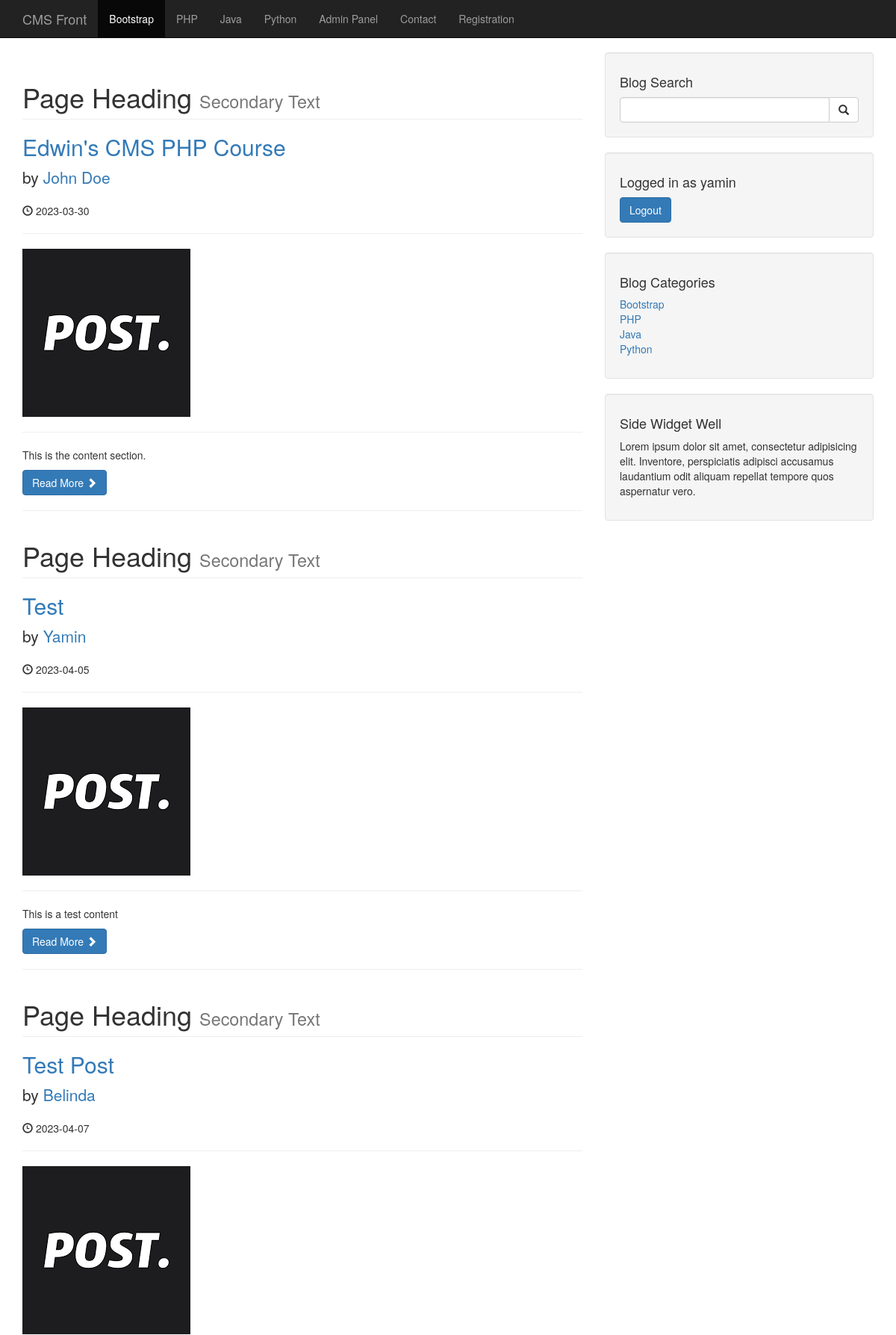
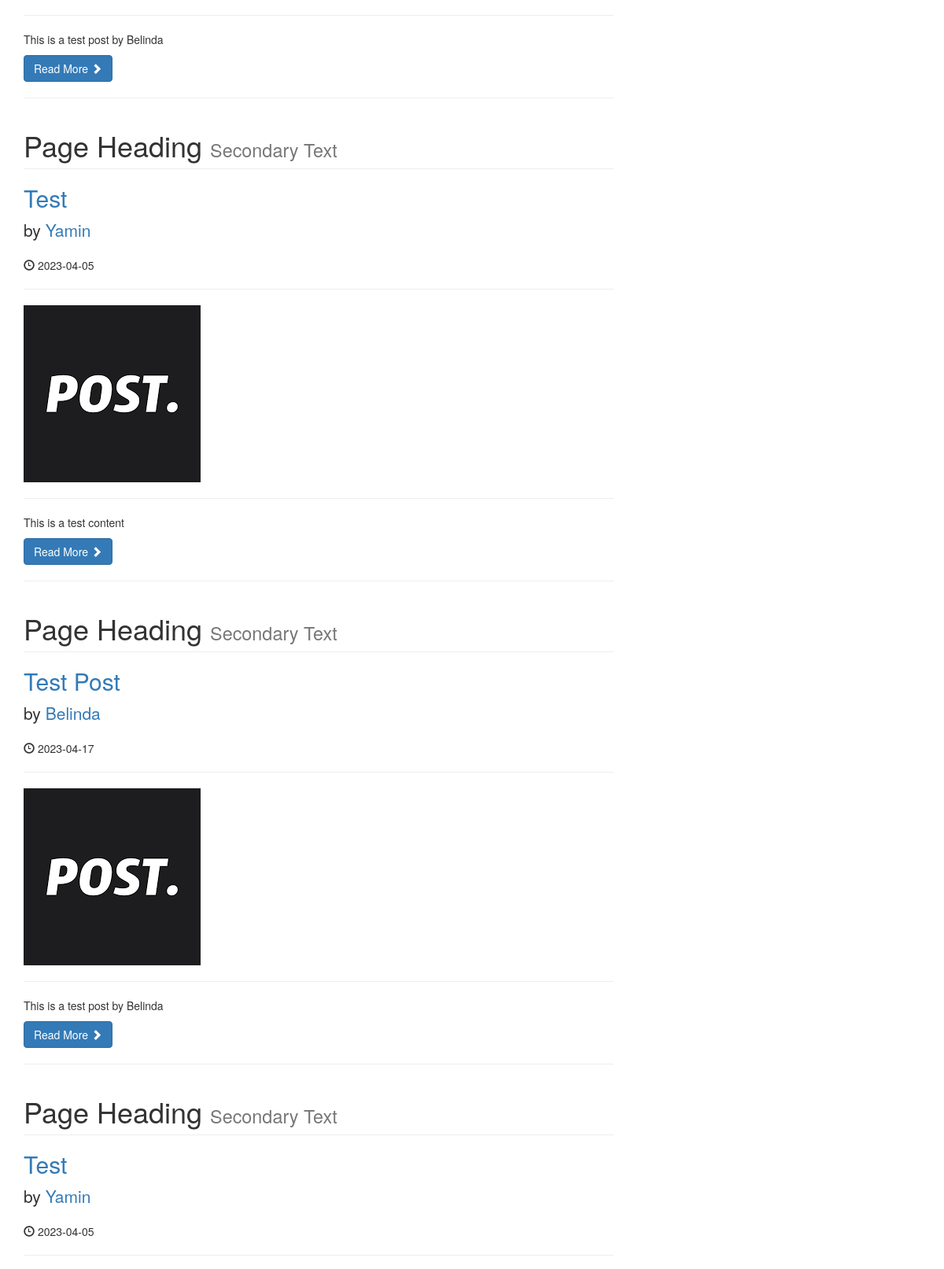
The page /cms/category.php?category=1 (signed in, upper part) on the database its author committed (2 pictures, top to bottom).
### tables this page shows
CREATE TABLE `category` (
  `cat_id` int(3) NOT NULL,
  `cat_title` varchar(32) NOT NULL
);

CREATE TABLE `posts` (
  `id` int(3) NOT NULL,
  `category_id` int(3) NOT NULL,
  `post_title` varchar(255) NOT NULL,
  `post_author` varchar(255) NOT NULL,
  `post_user` varchar(255) NOT NULL,
  `post_date` date NOT NULL,
  `post_image` text NOT NULL,
  `post_content` text NOT NULL,
  `post_tags` varchar(255) NOT NULL,
  `post_comment_count` int(11) NOT NULL,
  `post_status` varchar(255) NOT NULL DEFAULT 'draft',
  `post_views_count` int(100) NOT NULL
);

### cms/category.php (the view, shortened to what this page needs)
<?php
    include "includes/header.php";
?>
    <?php
        include "includes/navigation.php";
    ?>
    <div class="container">
        <div class="row">
            <div class="col-md-8">
                <?php
                    if(isset($_GET["category"])){
                        $category_id=$_GET["category"];
                    }
                    if(isset($_SESSION["user_role"]) && $_SESSION["user_role"]=="admin"){
                        $query = "SELECT * FROM posts WHERE category_id=$category_id";
                    }else{
                        $query = "SELECT * FROM posts WHERE category_id=$category_id AND post_status='Published'";
                    }
                    $result = mysqli_query($connection, $query);
                    while($row = mysqli_fetch_assoc($result)){
                        $post_id=$row["id"];
                        $post_title = $row["post_title"];
                        $post_author = $row["post_author"];
                        $post_date = $row["post_date"];
                        $post_image = $row["post_image"];
                        $post_content = substr($row["post_content"],0,100);
                        ?>
                        <h1 class="page-header">
                            Page Heading
                            <small>Secondary Text</small>
                        </h1>
                        <h2>
                            <a href="post.php?p_id=<?php echo $post_id ?>"><?php echo $post_title ?></a>
                        </h2>
                        <p class="lead">
                            by <a href="index.php"><?php echo $post_author ?></a>
                        </p>
                        <p><span class="glyphicon glyphicon-time"></span> <?php echo $post_date ?> </p>
                        <hr>
                        <img class="img-responsive" src="images/<?php echo $post_image ?>" alt="">
                        <hr>
                        <p><?php echo $post_content ?></p>
                        <a class="btn btn-primary" href="#">Read More <span class="glyphicon glyphicon-chevron-right"></span></a>
                        <hr>
                    <?php
                    }
                    ?>
            </div>
            <?php
                include "includes/sidebar.php";
            ?>
        </div>
<?php
    include "includes/footer.php";
?>

### cms/includes/navigation.php (shortened to what this page needs)
<?php
    include "db.php";
?>
<nav class="navbar navbar-inverse navbar-fixed-top" role="navigation">
        <div class="container">
            <div class="navbar-header">
                <a class="navbar-brand" href="./index.php">CMS Front</a>
            </div>
            <div class="collapse navbar-collapse" id="bs-example-navbar-collapse-1">
                <ul class="nav navbar-nav">
                    <?php
                        $query = "SELECT * FROM category";
                        $result = mysqli_query($connection, $query);
                        while($row = mysqli_fetch_assoc($result)){
                            $category_class = "";
                            $registration_class = "";
                            $PageName = basename($_SERVER["PHP_SELF"]);
                            $registration_page = "registration.php";
                            $cat_id = $row["cat_id"];
                            $category_title = $row["cat_title"];
                            if(isset($_GET["category"]) && $_GET["category"]=="$cat_id"){
                                $category_class="active";
                            }else if($PageName == $registration_page){
                                $registration_class = "active";
                            }
                            echo "<li class='$category_class'> <a href='category.php?category=$cat_id'> {$category_title} </a> </li>";
                        }
                    ?>
                    <li>
                        <a href="admin/">Admin Panel</a>
                    </li>
                    <li>
                        <a href="contact.php">Contact</a>
                    </li>
                    <li class='<?php echo $registration_class; ?>'>
                        <a href="registration.php">Registration</a>
                    </li>
                </ul>
            </div>
        </div>
    </nav>

### cms/includes/sidebar.php (shortened to what this page needs)
<?php
    include "db.php";
?>
<div class="col-md-4">
                <div class="well">
                    <h4>Blog Search</h4>
                    <form action="search.php" method="post">
                        <div class="input-group">
                            <input type="text" name="search" class="form-control">
                            <span class="input-group-btn">
                                <button name="submit" class="btn btn-default" type="submit">
                                    <span class="glyphicon glyphicon-search"></span>
                            </button>
                            </span>
                        </div>
                    </form>
                </div>
                <div class="well">
                    <?php
                        if(isset($_SESSION["user_role"])){
                            $username = $_SESSION['username'];
                            echo "<h4>Logged in as $username</h4>";
                            echo "<a href='includes/logout.php' class='btn btn-primary'>Logout</a>";
                        }
                    ?>
                </div>
                <?php
                        $query = "SELECT * FROM category";
                        $result_category = mysqli_query($connection, $query);
                    ?>
                <div class="well">
                    <h4>Blog Categories</h4>
                    <div class="row">
                        <div class="col-lg-12">
                            <ul class="list-unstyled">
                                <?php
                                    while($row = mysqli_fetch_assoc($result_category)){
                                        $category_title = $row["cat_title"];
                                        $category_id = $row["cat_id"];
                                        echo "<li> <a href='category.php?category=$category_id'> {$category_title} </a> </li>";
                                    }
                                ?>
                            </ul>
                        </div>
                    </div>
                </div>
                <?php include "widget.php"; ?>
            </div>

### cms/css/blog-home.css (style rules this page uses)
body { padding-top: 70px; }

### rows shown on the page
category: cat_title "Bootstrap"
category: cat_title "PHP"
category: cat_title "Java"
category: cat_title "Python"
posts: post_title "Edwin's CMS PHP Course", post_author "John Doe", post_date "2023-03-30", post_image (picture), post_content "This is the content section."
posts: post_title "Test", post_author "Yamin", post_date "2023-04-05", post_image (picture), post_content "This is a test content"
posts: post_title "Test Post", post_author "Belinda", post_date "2023-04-07", post_image (picture), post_content "This is a test post by Belinda"
posts: post_title "Test", post_author "Yamin", post_date "2023-04-05", post_image (picture), post_content "This is a test content"
posts: post_title "Test Post", post_author "Belinda", post_date "2023-04-17", post_image (picture), post_content "This is a test post by Belinda"
posts: post_title "Test", post_author "Yamin", post_date "2023-04-05"

### other values the page prints
$username "yamin"
